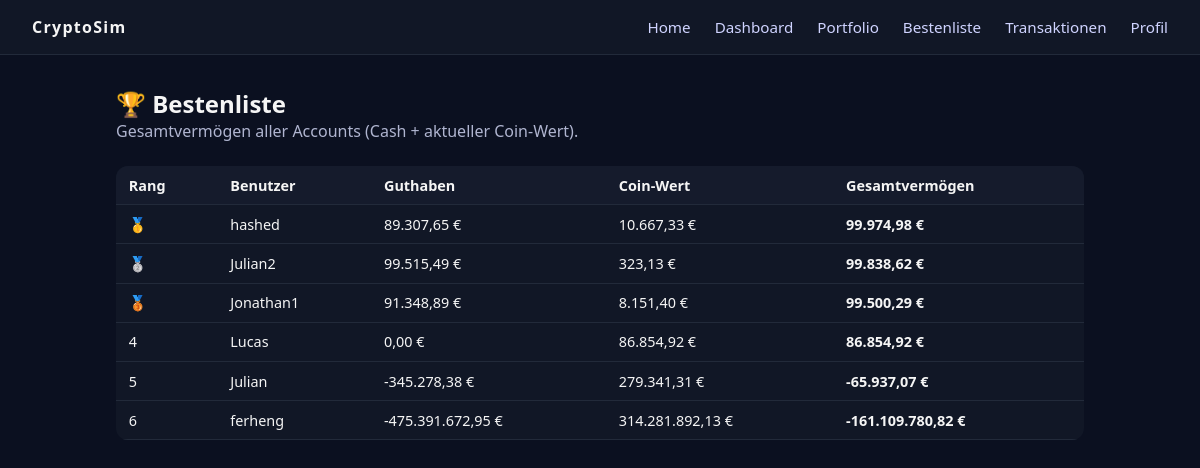
The app's page /leaderboard with its own data.
### tables this page shows
CREATE TABLE accounts (
        id INTEGER PRIMARY KEY AUTOINCREMENT,
        name TEXT UNIQUE NOT NULL,
        pw TEXT NOT NULL,
        created_at DATETIME DEFAULT CURRENT_TIMESTAMP
    );

### app.py (the view)
@app.route("/leaderboard")
def leaderboard():
    entries = portfolio_service.get_leaderboard()
    acc_id = session.get("acc_id")
    return render_template("leaderboard.html", entries=entries, current_acc_id=acc_id)

### app.py (called while the page is built)
@app.template_filter("eur")
def eur_format(value):
    try:
        return f"{value:,.2f} €".replace(",", "X").replace(".", ",").replace("X", ".")
    except Exception:
        return value

### models/database.py (called while the page is built)
    @staticmethod
    def get_connection():
        conn = sqlite3.connect(DB_PATH)
        conn.row_factory = sqlite3.Row
        return conn

### templates/leaderboard.html (shortened to what this page needs)
{% extends "base.html" %}
{% block content %}
<h2>🏆 Bestenliste</h2>
<p class="subtext" style="color:#b0b5d0;">
  Gesamtvermögen aller Accounts (Cash + aktueller Coin-Wert).
</p>
{% if entries %}
<table class="table leaderboard-table">
  <thead>
    <tr>
      <th>Rang</th>
      <th>Benutzer</th>
      <th>Guthaben</th>
      <th>Coin-Wert</th>
      <th>Gesamtvermögen</th>
    </tr>
  </thead>
  <tbody>
    {% for e in entries %}
    <tr class="{% if e.acc_id == current_acc_id %}leaderboard-self{% endif %}">
      <td>
        {% if e.rank == 1 %}🥇
        {% elif e.rank == 2 %}🥈
        {% elif e.rank == 3 %}🥉
        {% else %}{{ e.rank }}
        {% endif %}
      </td>
      <td>
        {{ e.name }}
      </td>
      <td>{{ e.balance|eur }}</td>
      <td>{{ e.coin_value|eur }}</td>
      <td><strong>{{ e.total|eur }}</strong></td>
    </tr>
    {% endfor %}
  </tbody>
</table>
{% else %}
<p>Es gibt noch keine Accounts.</p>
{% endif %}
{% endblock %}

### templates/base.html (shortened to what this page needs)
<!DOCTYPE html>
<html lang="de">
<head>
  <link rel="stylesheet" href="{{ url_for('static', filename='css/styles.css') }}">
</head>
<body>
  <nav class="navbar">
    <div class="nav-logo">CryptoSim</div>
    <ul class="nav-links">
      <li><a href="{{ url_for('home') }}">Home</a></li>
      <li><a href="{{ url_for('dashboard') }}">Dashboard</a></li>
      <li><a href="{{ url_for('portfolio') }}">Portfolio</a></li>
      <li><a href="{{ url_for('leaderboard') }}">Bestenliste</a></li>
      <li><a href="{{ url_for('transactions') }}">Transaktionen</a></li>
      <li><a href="{{ url_for('profile') }}">Profil</a></li>
    </ul>
  </nav>
  <main class="container">
    {% block content %}{% endblock %}
  </main>
</body>
</html>

### static/css/styles.css (style rules this page uses)
* { box-sizing: border-box; margin: 0; padding: 0; font-family: system-ui, -apple-system, BlinkMacSystemFont, "Segoe UI", sans-serif; }
body { background: #0b1020; color: #f5f5f5; }
a { color: inherit; text-decoration: none; }
.navbar { display: flex; justify-content: space-between; align-items: center; padding: 1rem 2rem; background: #111726; border-bottom: 1px solid #222a3a; position: sticky; top: 0; z-index: 10; }
.nav-logo { font-weight: 700; letter-spacing: 0.08em; }
.nav-links { list-style: none; display: flex; gap: 1.5rem; }
.nav-links a { color: #cfd3ff; font-size: 0.95rem; }
.container { max-width: 1000px; margin: 2rem auto; padding: 0 1rem; }
.table { width: 100%; border-collapse: collapse; margin-top: 1.5rem; background: #111726; border-radius: 12px; overflow: hidden; }
.table th, .table td { padding: 0.6rem 0.8rem; border-bottom: 1px solid #222a3a; font-size: 0.9rem; }
.table th { background: #151b2c; text-align: left; }

### records on screen
accounts: name "hashed", balance|eur "89.307,65 €", coin_value|eur "10.667,33 €", total|eur "99.974,98 €"
accounts: name "Julian2", balance|eur "99.515,49 €", coin_value|eur "323,13 €", total|eur "99.838,62 €"
accounts: name "Jonathan1", balance|eur "91.348,89 €", coin_value|eur "8.151,40 €", total|eur "99.500,29 €"
accounts: rank "4", name "Lucas", balance|eur "0,00 €", coin_value|eur "86.854,92 €", total|eur "86.854,92 €"
accounts: rank "5", name "Julian", balance|eur "-345.278,38 €", coin_value|eur "279.341,31 €", total|eur "-65.937,07 €"
accounts: rank "6", name "ferheng", balance|eur "-475.391.672,95 €", coin_value|eur "314.281.892,13 €", total|eur "-161.109.780,82 €"
